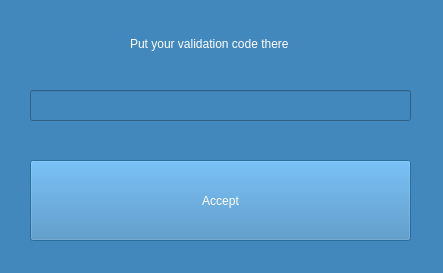
<?xml version="1.0" encoding="UTF-8"?>
<ui version="4.0">
 <class>authorization</class>
 <widget class="QDialog" name="authorization">
  <property name="geometry">
   <rect>
    <x>0</x>
    <y>0</y>
    <width>443</width>
    <height>273</height>
   </rect>
  </property>
  <property name="windowTitle">
   <string>Dialog</string>
  </property>
  <property name="styleSheet">
   <string notr="true">background-color: rgb(67, 136, 189);
selection-color: rgb(22, 34, 49);</string>
  </property>
  <widget class="QPushButton" name="accept_button">
   <property name="geometry">
    <rect>
     <x>30</x>
     <y>160</y>
     <width>381</width>
     <height>81</height>
    </rect>
   </property>
   <property name="styleSheet">
    <string notr="true">color: rgb(255, 255, 255);</string>
   </property>
   <property name="text">
    <string>Accept</string>
   </property>
  </widget>
  <widget class="QLineEdit" name="token_lineEdit">
   <property name="geometry">
    <rect>
     <x>30</x>
     <y>90</y>
     <width>381</width>
     <height>31</height>
    </rect>
   </property>
   <property name="styleSheet">
    <string notr="true">color: rgb(255, 255, 255);</string>
   </property>
   <property name="inputMask">
    <string/>
   </property>
   <property name="text">
    <string/>
   </property>
   <property name="echoMode">
    <enum>QLineEdit::Password</enum>
   </property>
  </widget>
  <widget class="QLabel" name="label">
   <property name="geometry">
    <rect>
     <x>130</x>
     <y>30</y>
     <width>171</width>
     <height>28</height>
    </rect>
   </property>
   <property name="styleSheet">
    <string notr="true">color: rgb(255, 255, 255);</string>
   </property>
   <property name="text">
    <string>Put your validation code there</string>
   </property>
  </widget>
 </widget>
 <resources/>
 <connections/>
</ui>
